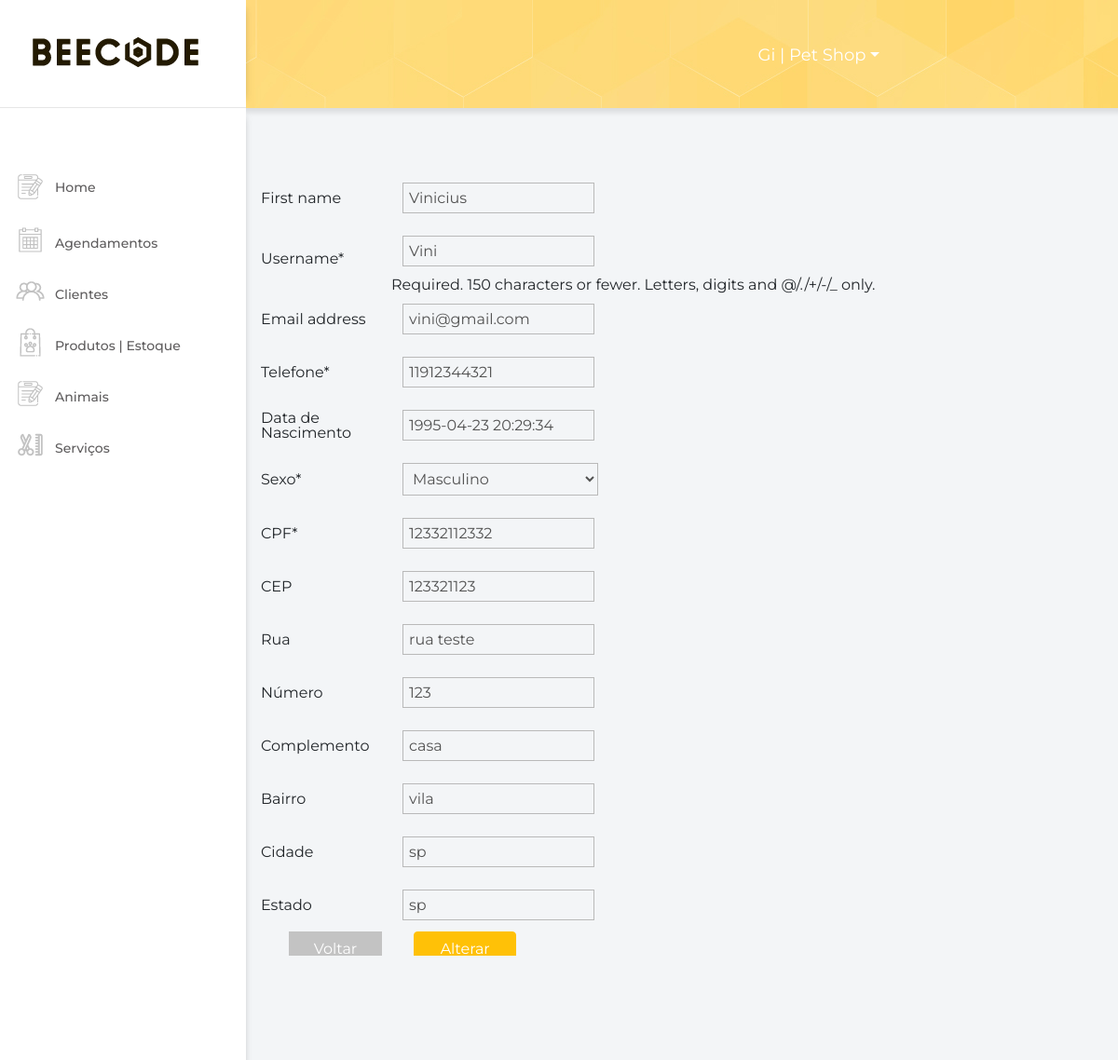
The app's page /alterar-cliente/3/ (signed in) with its own data.
### accounts/models.py (models this page shows, shortened)
class User(AbstractUser):
    SEXO_CHOICES = (
        ("F", "Feminino"),
        ("M", "Masculino"),
        ("N", "Nenhuma das opções"),
    )
    USER_TYPE = (
        ("C", "Cliente"),
        ("F", "Funcionário"),
    )
    phone = models.IntegerField("Telefone", default=0)
    birth_date = models.DateTimeField("Data de Nascimento", auto_now_add=False, blank=True, null=True, default=timezone.now)
    job_rule = models.CharField("Cargo", max_length=8, null=False, blank=True)
    sex = models.CharField("Sexo", max_length=1, choices=SEXO_CHOICES)
    user_type = models.CharField("Tipo de Usuário", max_length=1, choices=USER_TYPE, default="C")
    cpf = models.CharField("CPF", max_length=11, null=False, blank=False)
    zipcode = models.IntegerField('CEP', default=0, null=True, blank=True)
    street = models.CharField('Rua', max_length=100, null=True, blank=True)
    number = models.IntegerField('Número', default=0, null=True, blank=True)
    complement = models.CharField('Complemento', max_length=100, null=False, blank=True)
    district = models.CharField('Bairro', max_length=30, null=True, blank=True)
    city = models.CharField('Cidade', max_length=30, null=True, blank=True)
    state = models.CharField('Estado', max_length=2, null=True, blank=True)
    created_at = models.DateTimeField("Data de Criação", auto_now_add=True)
    updated_at = models.DateTimeField("Data de Alteração", auto_now=True)
    class Meta:
        verbose_name = "Usuário"
        verbose_name_plural = "Usuários"

### accounts/views.py (the view)
# urls.py: path('alterar-cliente/<int:pk>/', client_update, name="client_update"),
@login_required
@csrf_exempt
def client_update(request, pk):
    client = get_object_or_404(User, pk=pk)
    form = UserForm(request.POST or None, instance=client)
    if request.method == "POST":
        if form.is_valid():
            form.save()
            messages.success(request, "Sucesso!")
            return redirect('accounts:clients')
    return render(request, "clients/client_update.html", context={ "form": form, "client": client })

### accounts/forms.py
class UserForm(forms.ModelForm):
    class Meta:
        model = User
        fields = [
            'first_name', 'username', 'email',
            'phone', 'birth_date', 'sex', 'cpf',
            'zipcode', 'street', 'number', 'complement',
            'district', 'city', 'state'
        ]
    def __init__(self,*args,**kwargs):
        super(UserForm,self).__init__(*args,**kwargs)
        for field in self.fields:
            self.fields[field].widget.attrs={ 'class': 'form-group' }

### accounts/templates/clients/client_update.html (shortened to what this page needs)
{% extends "base.html" %}
{% load crispy_forms_tags %}
{% load static %}
{% block content %}
<div class="home">
  <div class="cadastro">
    <div class="container">
      <form method="post" action="{% url 'accounts:client_update' client.pk %}">
        {{ form|crispy }}
        <a href="{% url 'accounts:clients' %}" class="btn btn-desiste">Voltar</a>
        <button type="submit" class="btn btn-warning" style="color: #fff;">Alterar</button>
      </form>
    </div>
  </div>
</div>
{% endblock %}

### core/templates/navbar.html (shortened to what this page needs)
{% load sass_tags %} {% load static %} {% block navbar %}
<div class="nav">
  <div class="logo">
    <a class="navbar-brand" href="{% url 'index' %}">
      <img class="user" src="{% static 'img/logo.png' %}" />
    </a>
  </div>
  <div class="config">
    <ul class="nav nav-tabs">
      <li class="nav-item dropdown">
        {% if user.is_authenticated %}
        <a class="nav-link dropdown-toggle" data-toggle="dropdown" href="#" role="button" aria-haspopup="true"
          aria-expanded="false">{{ user.username }} | Pet Shop</a>
    {% endif %}
  </div>
</div>
<div class="nav-vertical">
  <ul class="nav flex-column">
    <li class="nav-item">
      <a class="nav-link homeNav" href="{% url 'index' %}">
        <img class="img-cadastro" src="{% static 'img/cadastro.png' %}" alt="home" />
        <span>Home</span>
      </a>
    </li>
    {% if user.is_authenticated %}
    <li class="nav-item">
      <a class="nav-link navAgendamento" href="{% url 'schedules:schedules' %}">
        <img class="img-cadastro" src="{% static 'img/agendamento.png' %}" alt="schedules" />
        Agendamentos
      </a>
    </li>
    <li class="nav-item">
      <a class="nav-link navClientes" href="{% url 'accounts:clients' %}">
        <img class="img-cadastro" src="{% static 'img/funcionarios.png' %}" alt="clients" />
        Clientes
      </a>
    </li>
    <li class="nav-item">
      <a class="nav-link navProdutos" href="{% url 'products:products' %}">
        <img class="img-cadastro" src="{% static 'img/estoque.png' %}" alt="products" />
        Produtos | Estoque
      </a>
    </li>
    <li class="nav-item">
      <a class="nav-link navAnimais" href="{% url 'pets:pets' %}">
        <img class="img-cadastro" src="{% static 'img/cadastro.png' %}" alt="pets" />
        Animais
      </a>
    </li>
    <li class="nav-item">
      <a class="nav-link navServicos" href="{% url 'services:services' %}">
        <img class="img-cadastro" src="{% static 'img/servicos.png' %}" alt="services" />
        Serviços
      </a>
    </li>
     {% endif %}
  </ul>
</div>
{% endblock %}

### core/static/css/main.css (style rules this page uses)
*:not(.fa) { font-family: "Montserrat", sans-serif !important; }
body { background-color: #f3f5f7; overflow-x: hidden; }
.container { width: 100%; max-width: 1024px; margin: 0 auto; }
.home { position: relative; width: 100%; margin: 0 0 0 auto; max-width: calc(100% - 265px); }
.cadastro { padding-top: 68px; }
.nav { -webkit-box-align: center; -ms-flex-align: center; align-items: center; background: url("../img/bg-login.jpg"); position: relative; -webkit-box-shadow: 10px 10px 5px -5px rgba(0, 0, 0, 0.1); box-shadow: 10px 10px 5px -5px rgba(0, 0, 0, 0.1); padding-left: 0 !important; }
.nav .logo { background-color: #fff; padding: 35px; -webkit-box-shadow: 8px 0px 8px -10px rgba(0, 0, 0, 0.25); box-shadow: 8px 0px 8px -10px rgba(0, 0, 0, 0.25); border-bottom: 1px solid #e6e6e6; }
.nav .config { position: absolute; right: 240px; }
.nav .nav-tabs { border: none; background: transparent; -webkit-box-shadow: none; box-shadow: none; }
.nav .nav-tabs .nav-link { border: none; font-size: 18px; font-family: "Montserrat", sans-serif; font-weight: 400; color: #fff; }
.nav-item span { margin: 10px 0px !important; position: absolute; }
.nav-vertical { position: fixed; height: 100vh; background: #fff; width: 264px; -webkit-box-shadow: 8px 0px 8px -10px rgba(0, 0, 0, 0.25); box-shadow: 8px 0px 8px -10px rgba(0, 0, 0, 0.25); }
.nav-vertical .nav { -webkit-box-align: baseline; -ms-flex-align: baseline; align-items: baseline; background: #fff; -webkit-box-shadow: none; box-shadow: none; margin-top: 60px; padding-left: 20px; }
.nav-vertical .nav-item { width: 100%; }
.nav-vertical .nav-item .nav-link { font-size: 14px; font-family: "Montserrat", sans-serif; font-weight: 500; color: #5f5d5e; }
.nav-link:not(.homeNav) { align-items: center !important; display: flex !important; flex-direction: row !important; flex-wrap: wrap !important; }
.nav-vertical .nav-item .nav-link .img-cadastro { padding-right: 10px; padding-bottom: 6px; }
.btn-warning { width: 110px; color: #fff !important; }
input, select { background: transparent; border: 1px solid #b9b9b9 !important; padding: 6px; color: #525252; margin: 12px !important; }
.control-group { align-items: center; display: flex; flex-direction: row; flex-wrap: wrap; }
label { width: 140px; }
.cadastro { max-height: 80vh; overflow-y: auto; }
.btn-desiste { background-color: #c3c3c3 !important; width: 100px; border-radius: 0px; color: #fff; transition: all 0.4s; margin: 0px 30px; }
.img-cadastro { filter: grayscale(1); }

### records on screen
User: username "Gi"
User: first_name "Vinicius", username "Vini", email "vini@gmail.com", phone "11912344321", birth_date "1995-04-23 20:29:34", sex "Masculino", cpf "12332112332", zipcode "123321123", street "rua teste", number "123", complement "casa", district "vila", city "sp", state "sp"
